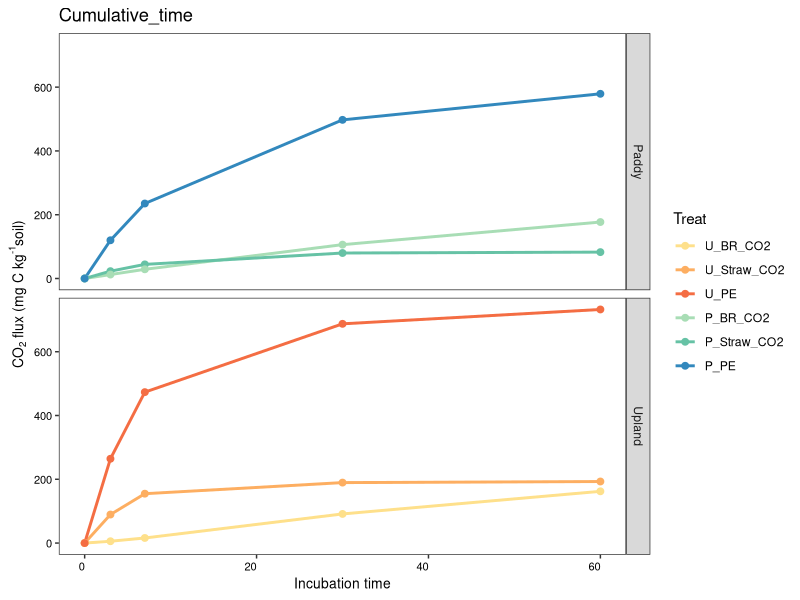
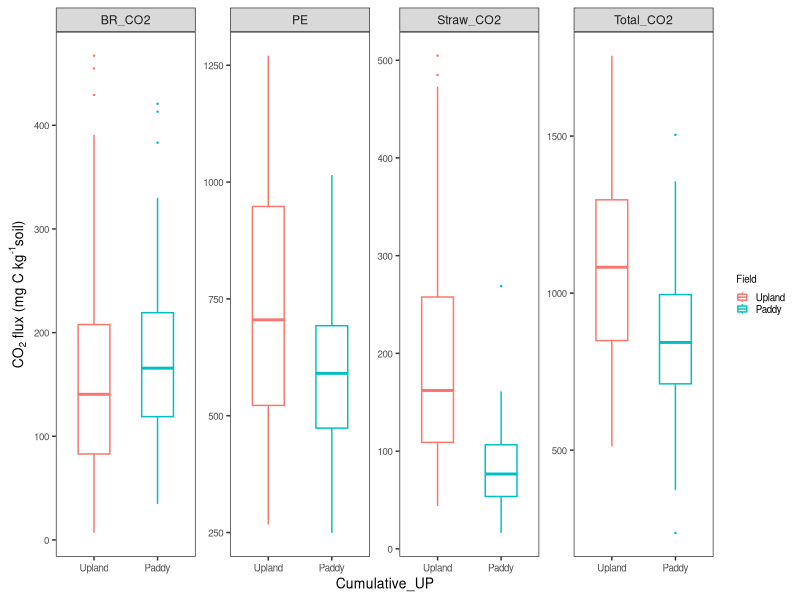
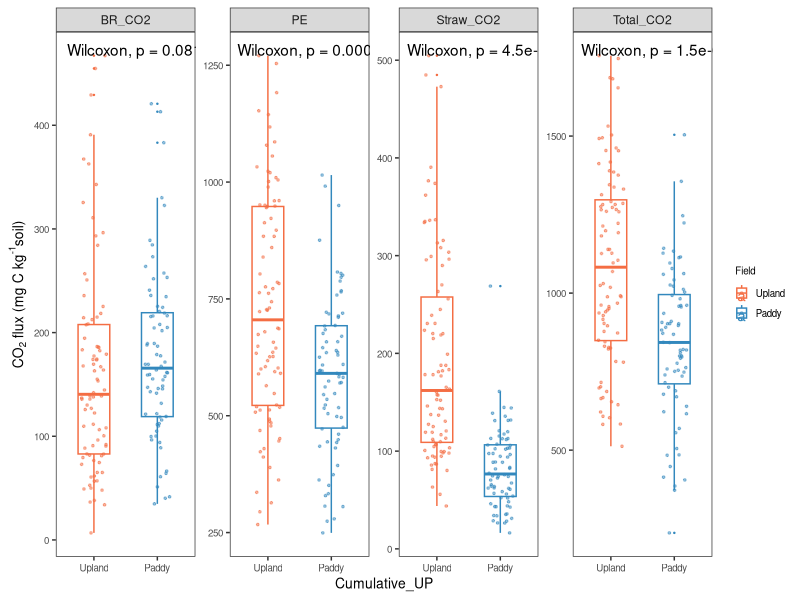
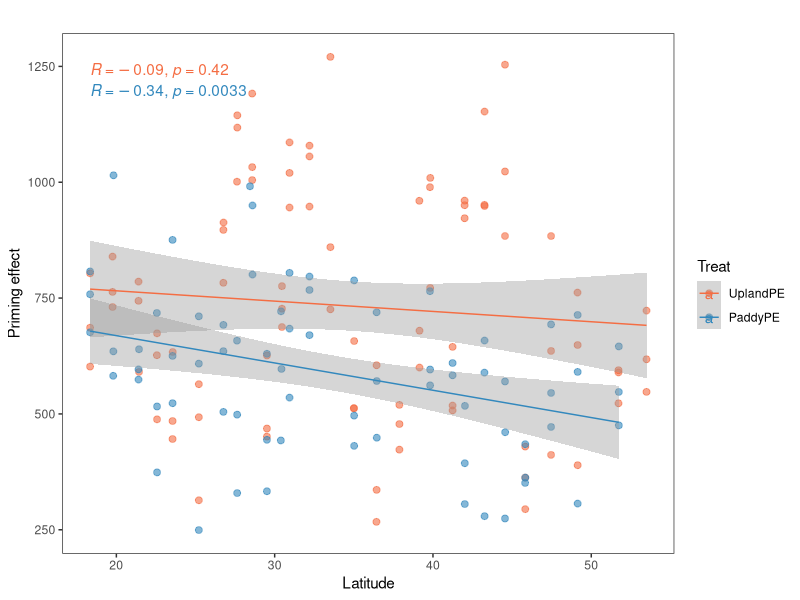
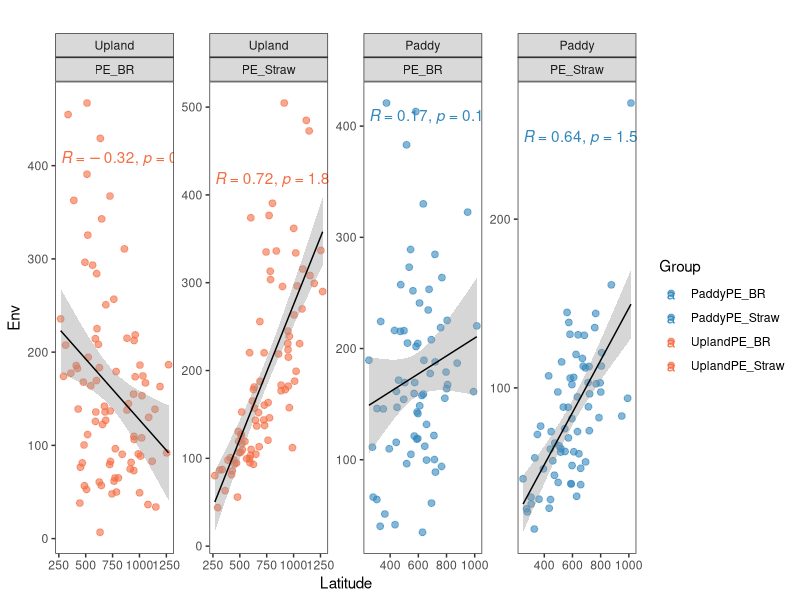
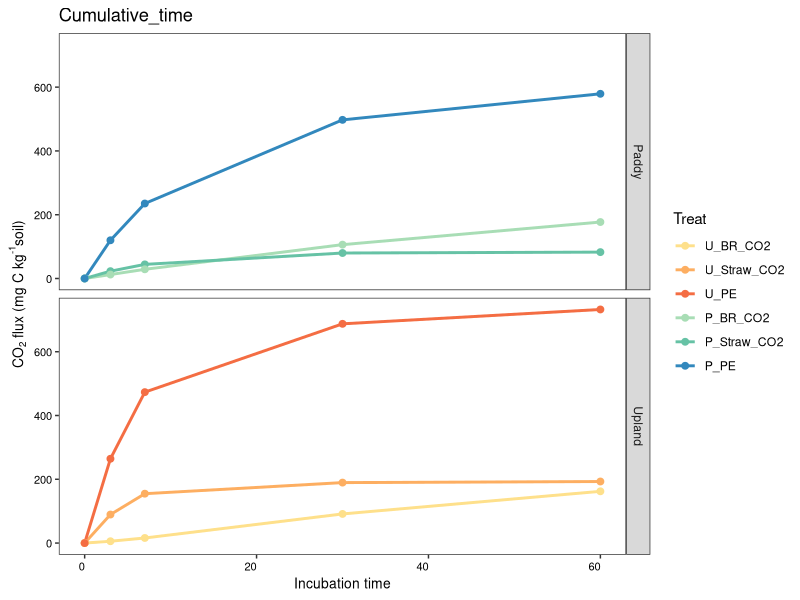
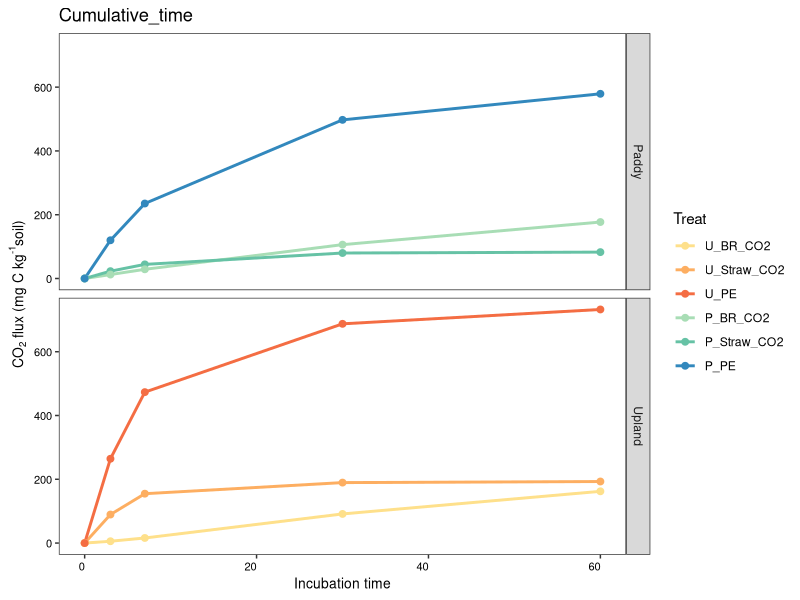
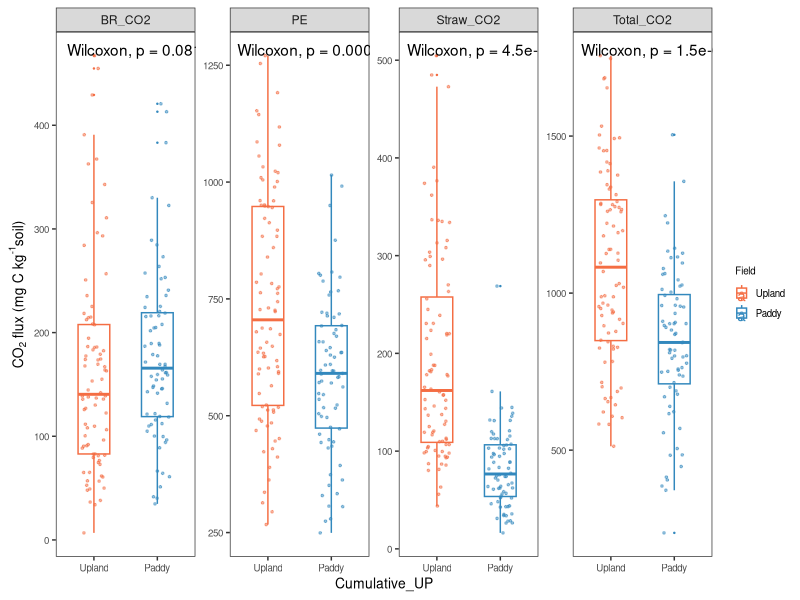

The R script that drew these images, in order:
## ---- chunk 1
library(ggplot2)
data = read.table("Cumulative_time.csv", header = T, row.names=1,sep = ",")

Treat=factor(data$Group,levels = c("U_BR_CO2","U_Straw_CO2","U_PE","P_BR_CO2","P_Straw_CO2","P_PE"))
group="Cumulative_time"
p0=ggplot(data,aes(x=Time, y=Cumulative,group=Treat)) +
  geom_line(aes(color=Treat),size=1)+ geom_point(aes(color=Treat),size=2)+
  theme_minimal()+ggtitle(paste0("",group))+
  ylab(expression(paste("CO"["2"], " flux", " (mg"," C"," kg"^"-1","soil)"),color="black"))+
  xlab("Incubation time")+theme_bw()+
  theme(panel.grid.major=element_blank(),panel.grid.minor=element_blank())+
  theme(axis.text.x = element_text(size = 8,color ="black"),axis.text.y = element_text(size = 8,color ="black"))+
  theme(axis.title.y= element_text(size=10))+theme(axis.title.x = element_text(size = 10))+
  theme(axis.text.x = element_text(angle = 0, hjust = 1))+
  theme(panel.spacing.x = unit(0, "cm"))+scale_color_manual(values=c("#FEE08B","#FDAE61","#F46D43","#A8DDB5","#66C2A5","#3288BD"))+
  facet_grid(Field~.)
p0

width = 120
height = 80
ggsave(paste0("",group,".pdf"), p0, width = width, height = height, units = "mm")
ggsave(paste0("",group,".JPEG"), p0, width = width, height = height, units = "mm")
## ---- chunk 2
library(ggplot2)
library(ggpubr)

#data
data = read.table("Cumulative_UP.csv",header = T, row.names=1,sep = ",")
Field=factor(data$Fieldtype,levels = c("Upland","Paddy"))

group="Cumulative_UP"
p0 <- ggplot(data, aes(x=Field, y=Values,color=Field)) + geom_boxplot(width=0.5,outlier.size = 0.2)+
  theme(panel.background = element_rect(colour = "black"))+theme_bw()+theme(legend.title=element_text(size=7),legend.text=element_text(size=7))+
  theme(legend.position='right',legend.key.size = unit(0.3,'cm'))+
  theme(panel.grid.major =  element_line(size=0.1),panel.grid.minor = element_line(size = 0.1))+
  theme(axis.title.y= element_text(size=10))+theme(axis.title.x = element_text(size = 10))+
  theme(axis.text.x = element_text(size = 7),axis.text.y = element_text(size = 7))+
  xlab(paste0(group))+ ylab(expression(paste("CO"["2"], " flux", " (mg"," C"," kg"^"-1","soil)"),color="black"))+facet_wrap( ~ Group, scales="free", ncol=4)+theme(panel.grid.major=element_blank(),panel.grid.minor=element_blank())
p0
p <- p0+geom_jitter(width = 0.2,aes(color=Field),size=0.6,alpha=0.5)+
  scale_fill_manual(values=c("white", "white"))+
  scale_color_manual(values=c("#F46D43","#3288BD"))+stat_compare_means(method="wilcox.test")
p

width=180
height = 70
ggsave(paste0("",group,".pdf"), p, width = width, height = height, units = "mm")
ggsave(paste0("",group,".JPEG"), p, width = width, height = height, units = "mm")
## ---- chunk 3
library(ggplot2)
library(ggpubr)
data = read.csv("Cumulative_latitude_PE.csv",header = T,row.names=1,sep = ",")

Treat=factor(data$Treatment,levels = c("UplandPE","PaddyPE"))
group="Cumulative_latitude_PE"
p=ggplot(data, aes(x = Latitude, y = Values_day60,color=Treat)) +
geom_point(aes(color=Treat),size=2,alpha=0.6) +
geom_smooth(aes(color=Treat),method="lm",size=0.5) +
labs(title = '',x = 'Latitude', y = 'Priming effect')+
  theme_bw()+
  theme(panel.grid.major=element_blank(),panel.grid.minor=element_blank())+
  ggpubr::stat_cor(method = "pearson")+scale_color_manual(values=c("#F46D43","#3288BD"))
p

width = 120
height = 90
ggsave(paste0("",group,".JPEG"), p, width = width, height = height, units = "mm")
ggsave(paste0("",group,".pdf"), p, width = width, height = height, units = "mm")
## ---- chunk 4
library(ggplot2)
library(ggpubr)

data = read.csv("Cumulative_pairs.csv",header = T,row.names=1,sep = ",")

group="Cumulative_pairs"
data$Fieldtype<-factor(data$Fieldtype,levels=c("Upland", "Paddy"), labels = c("Upland", "Paddy"))

p=ggplot(data, aes(x = PE, y = Straw_BR,color=Group)) +
geom_point(aes(color=Group),size=2,alpha=0.6) +
geom_smooth(color="black",method="lm",size=0.5) +
labs(title = '',x = 'Latitude', y = 'Env')+
  theme_bw()+
  theme(panel.grid.major=element_blank(),panel.grid.minor=element_blank())+
  ggpubr::stat_cor(method = "pearson")+scale_color_manual(values=c("#3288BD","#3288BD","#F46D43","#F46D43"))+
  facet_wrap( ~ Fieldtype+Pairs, scales="free", ncol=4,nrow=1)
p

width = 350
height = 90
ggsave(paste0("",group,".JPEG"), p, width = width, height = height, units = "mm")
ggsave(paste0("",group,".pdf"), p, width = width, height = height, units = "mm")
